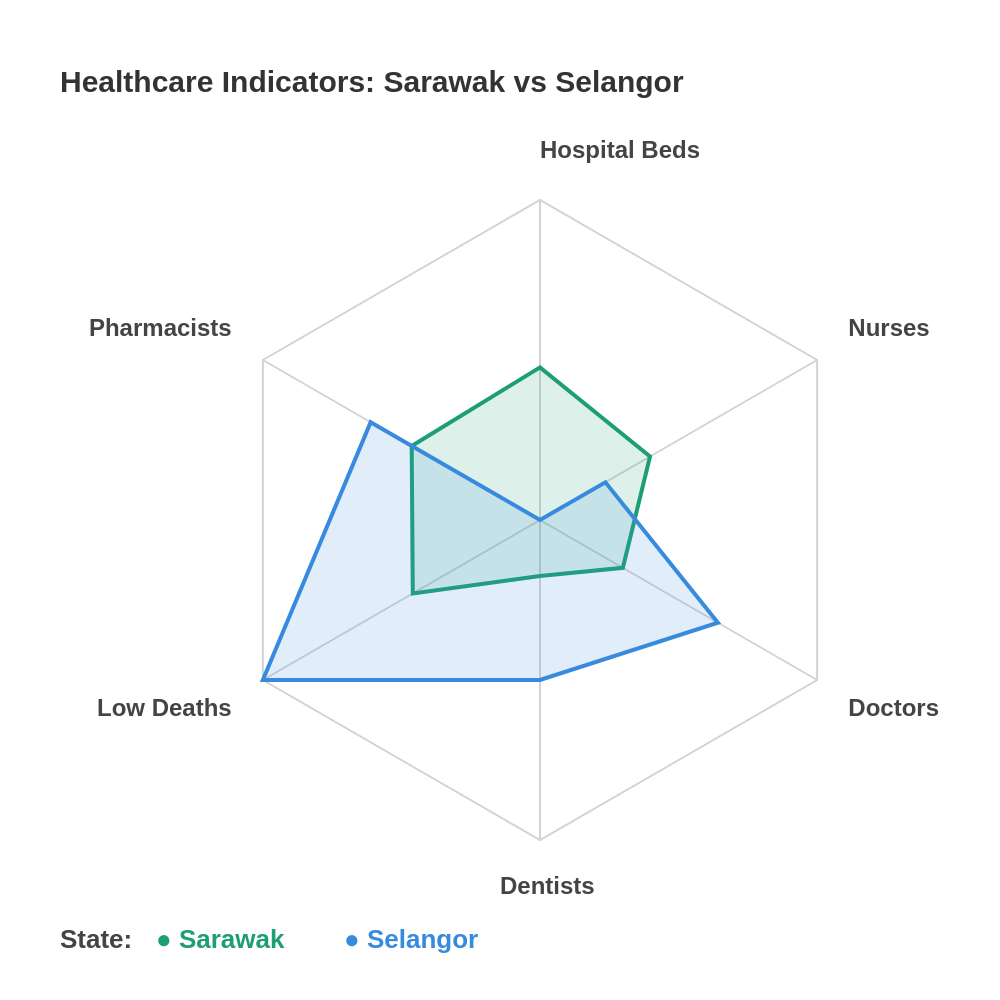

The specification (Vega-Lite) saved for this image:
### Vega specification from a JSON file in a GitHub repository (floating-point values rounded to 4 significant figures)
{"$schema": "https://vega.github.io/schema/vega/v6.json", "width": 500, "height": 500, "padding": {"top": 20, "left": 20, "right": 80, "bottom": 20}, "autosize": {"type": "none", "contains": "padding"}, "signals": [{"name": "radius", "update": "160"}, {"name": "cx", "update": "250"}, {"name": "cy", "update": "240"}], "data": [{"name": "table", "values": [{"key": "Pharmacists", "value": 0.463, "category": 0}, {"key": "Hospital Beds", "value": 0.477, "category": 0}, {"key": "Nurses", "value": 0.397, "category": 0}, {"key": "Doctors", "value": 0.299, "category": 0}, {"key": "Dentists", "value": 0.175, "category": 0}, {"key": "Low Deaths", "value": 0.459, "category": 0}, {"key": "Pharmacists", "value": 0.611, "category": 1}, {"key": "Hospital Beds", "value": 0.0, "category": 1}, {"key": "Nurses", "value": 0.236, "category": 1}, {"key": "Doctors", "value": 0.642, "category": 1}, {"key": "Dentists", "value": 0.5, "category": 1}, {"key": "Low Deaths", "value": 1.0, "category": 1}]}, {"name": "keys", "source": "table", "transform": [{"type": "aggregate", "groupby": ["key"]}]}], "scales": [{"name": "angular", "type": "point", "range": {"signal": "[-PI, PI]"}, "padding": 0.5, "domain": {"data": "table", "field": "key"}}, {"name": "radial", "type": "linear", "range": {"signal": "[0, radius]"}, "zero": true, "nice": false, "domain": [0, 1], "domainMin": 0}, {"name": "color", "type": "ordinal", "domain": [0, 1], "range": ["#1D9E75", "#378ADD"]}], "encode": {"enter": {"x": {"value": 0}, "y": {"value": 0}}}, "marks": [{"type": "text", "encode": {"enter": {"x": {"value": 10}, "y": {"value": 14}, "text": {"value": "Healthcare Indicators: Sarawak vs Selangor"}, "align": {"value": "left"}, "baseline": {"value": "top"}, "fill": {"value": "#333333"}, "fontSize": {"value": 15}, "fontWeight": {"value": "bold"}}}}, {"type": "group", "name": "categories", "zindex": 1, "encode": {"enter": {"x": {"signal": "cx"}, "y": {"signal": "cy"}}}, "from": {"facet": {"data": "table", "name": "facet", "groupby": ["category"]}}, "marks": [{"type": "line", "name": "category-line", "from": {"data": "facet"}, "encode": {"enter": {"interpolate": {"value": "linear-closed"}, "x": {"signal": "scale('radial', datum.value) * cos(scale('angular', datum.key))"}, "y": {"signal": "scale('radial', datum.value) * sin(scale('angular', datum.key))"}, "stroke": {"scale": "color", "field": "category"}, "strokeWidth": {"value": 2}, "fill": {"scale": "color", "field": "category"}, "fillOpacity": {"value": 0.15}}}}]}, {"type": "rule", "name": "radial-grid", "from": {"data": "keys"}, "zindex": 0, "encode": {"enter": {"x": {"signal": "cx"}, "y": {"signal": "cy"}, "x2": {"signal": "cx + radius * cos(scale('angular', datum.key))"}, "y2": {"signal": "cy + radius * sin(scale('angular', datum.key))"}, "stroke": {"value": "lightgray"}, "strokeWidth": {"value": 1}}}}, {"type": "text", "name": "key-label", "from": {"data": "keys"}, "zindex": 1, "encode": {"enter": {"x": {"signal": "datum.key === 'Dentists' ? cx + (radius + 18) * cos(scale('angular', datum.key)) - 20 : cx + (radius + 18) * cos(scale('angular', datum.key))"}, "y": {"signal": "cy + (radius + 18) * sin(scale('angular', datum.key))"}, "text": {"field": "key"}, "align": [{"test": "abs(scale('angular', datum.key)) > PI / 2", "value": "right"}, {"value": "left"}], "baseline": [{"test": "scale('angular', datum.key) > 0", "value": "top"}, {"test": "scale('angular', datum.key) == 0", "value": "middle"}, {"value": "bottom"}], "fill": {"value": "#444444"}, "fontSize": {"value": 12}, "fontWeight": {"value": "bold"}}}}, {"type": "line", "name": "outer-line", "from": {"data": "radial-grid"}, "encode": {"enter": {"interpolate": {"value": "linear-closed"}, "x": {"field": "x2"}, "y": {"field": "y2"}, "stroke": {"value": "lightgray"}, "strokeWidth": {"value": 1}}}}, {"type": "text", "encode": {"enter": {"x": {"value": 10}, "y": {"signal": "cy + radius + 44"}, "text": {"value": "State:"}, "fill": {"value": "#444444"}, "fontSize": {"value": 13}, "fontWeight": {"value": "bold"}, "align": {"value": "left"}, "baseline": {"value": "top"}}}}, {"type": "text", "encode": {"enter": {"x": {"value": 58}, "y": {"signal": "cy + radius + 44"}, "text": {"value": "● Sarawak"}, "fill": {"value": "#1D9E75"}, "fontSize": {"value": 13}, "fontWeight": {"value": "bold"}, "align": {"value": "left"}, "baseline": {"value": "top"}}}}, {"type": "text", "encode": {"enter": {"x": {"value": 152}, "y": {"signal": "cy + radius + 44"}, "text": {"value": "● Selangor"}, "fill": {"value": "#378ADD"}, "fontSize": {"value": 13}, "fontWeight": {"value": "bold"}, "align": {"value": "left"}, "baseline": {"value": "top"}}}}]}
